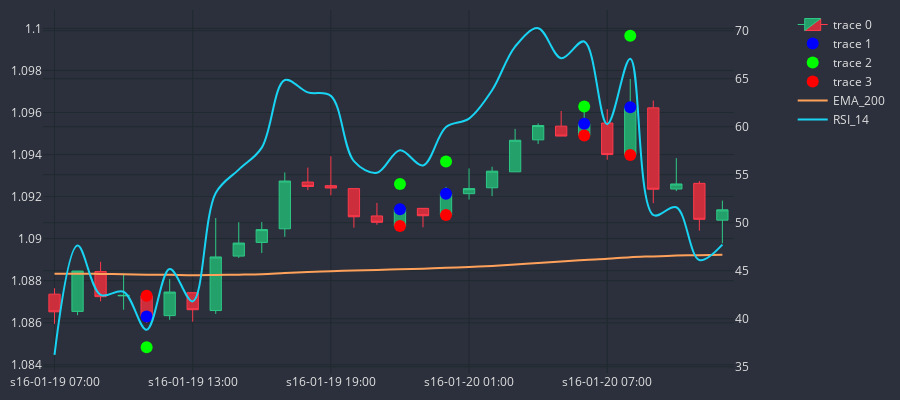

The code cell stored with this chart in its notebook:
### Code cell
df_plot = df_slim.iloc[0:30]
cp = CandlePlot(df_plot,candles=True)

trades = cp.df_plot[cp.df_plot.SIGNAL!=NONE]

markers = ['mid_c', 'TP', 'SL']
marker_colors = ['#0000FF', '#00FF00', '#FF0000']

for i in range(3):
    cp.fig.add_trace(
        go.Scatter(
            x = trades.sTime,
            y = trades[markers[i]],
            mode = 'markers',
            marker = dict(color = marker_colors[i],size=12)
        )
    )

cp.show_plot(line_traces=['EMA_200'],sec_traces=['RSI_14'])

### Figure 1 — Plotly figure (JSON) as saved in the notebook; plotly's stock layout.template omitted (floating-point values rounded to 4 significant figures)
{"data": [{"close": [1.087, 1.088, 1.087, 1.087, 1.086, 1.087, 1.087, 1.089, 1.09, 1.09, 1.093, 1.092, 1.092, 1.091, 1.091, 1.091, 1.091, 1.092, 1.092, 1.093, 1.095, 1.095, 1.095, 1.095, 1.094, 1.096, 1.092, 1.093, 1.091, 1.091], "decreasing": {"fillcolor": "#cc2e3c", "line": {"color": "#ff3a4c"}}, "high": [1.088, 1.088, 1.089, 1.088, 1.087, 1.088, 1.087, 1.091, 1.091, 1.091, 1.093, 1.093, 1.094, 1.092, 1.092, 1.091, 1.091, 1.092, 1.093, 1.093, 1.095, 1.095, 1.096, 1.096, 1.096, 1.098, 1.097, 1.094, 1.093, 1.092], "increasing": {"fillcolor": "#24a06b", "line": {"color": "#2ec886"}}, "line": {"width": 1}, "low": [1.086, 1.086, 1.087, 1.087, 1.086, 1.086, 1.086, 1.086, 1.089, 1.089, 1.09, 1.092, 1.092, 1.091, 1.091, 1.091, 1.091, 1.091, 1.092, 1.092, 1.093, 1.095, 1.095, 1.095, 1.094, 1.094, 1.092, 1.092, 1.09, 1.09], "opacity": 1, "open": [1.087, 1.087, 1.088, 1.087, 1.087, 1.086, 1.087, 1.087, 1.089, 1.09, 1.09, 1.093, 1.093, 1.092, 1.091, 1.091, 1.091, 1.091, 1.092, 1.092, 1.093, 1.095, 1.095, 1.095, 1.095, 1.094, 1.096, 1.092, 1.093, 1.091], "type": "candlestick", "x": ["s16-01-19 07:00", "s16-01-19 08:00", "s16-01-19 09:00", "s16-01-19 10:00", "s16-01-19 11:00", "s16-01-19 12:00", "s16-01-19 13:00", "s16-01-19 14:00", "s16-01-19 15:00", "s16-01-19 16:00", "s16-01-19 17:00", "s16-01-19 18:00", "s16-01-19 19:00", "s16-01-19 20:00", "s16-01-19 21:00", "s16-01-19 22:00", "s16-01-19 23:00", "s16-01-20 00:00", "s16-01-20 01:00", "s16-01-20 02:00", "s16-01-20 03:00", "s16-01-20 04:00", "s16-01-20 05:00", "s16-01-20 06:00", "s16-01-20 07:00", "s16-01-20 08:00", "s16-01-20 09:00", "s16-01-20 10:00", "s16-01-20 11:00", "s16-01-20 12:00"]}, {"marker": {"color": "#0000FF", "size": 12}, "mode": "markers", "type": "scatter", "x": ["s16-01-19 11:00", "s16-01-19 22:00", "s16-01-20 00:00", "s16-01-20 06:00", "s16-01-20 08:00"], "y": [1.086, 1.091, 1.092, 1.095, 1.096]}, {"marker": {"color": "#00FF00", "size": 12}, "mode": "markers", "type": "scatter", "x": ["s16-01-19 11:00", "s16-01-19 22:00", "s16-01-20 00:00", "s16-01-20 06:00", "s16-01-20 08:00"], "y": [1.085, 1.093, 1.094, 1.096, 1.1]}, {"marker": {"color": "#FF0000", "size": 12}, "mode": "markers", "type": "scatter", "x": ["s16-01-19 11:00", "s16-01-19 22:00", "s16-01-20 00:00", "s16-01-20 06:00", "s16-01-20 08:00"], "y": [1.087, 1.091, 1.091, 1.095, 1.094]}, {"line": {"shape": "spline", "width": 2}, "name": "EMA_200", "type": "scatter", "x": ["s16-01-19 07:00", "s16-01-19 08:00", "s16-01-19 09:00", "s16-01-19 10:00", "s16-01-19 11:00", "s16-01-19 12:00", "s16-01-19 13:00", "s16-01-19 14:00", "s16-01-19 15:00", "s16-01-19 16:00", "s16-01-19 17:00", "s16-01-19 18:00", "s16-01-19 19:00", "s16-01-19 20:00", "s16-01-19 21:00", "s16-01-19 22:00", "s16-01-19 23:00", "s16-01-20 00:00", "s16-01-20 01:00", "s16-01-20 02:00", "s16-01-20 03:00", "s16-01-20 04:00", "s16-01-20 05:00", "s16-01-20 06:00", "s16-01-20 07:00", "s16-01-20 08:00", "s16-01-20 09:00", "s16-01-20 10:00", "s16-01-20 11:00", "s16-01-20 12:00"], "xaxis": "x", "y": [1.088, 1.088, 1.088, 1.088, 1.088, 1.088, 1.088, 1.088, 1.088, 1.088, 1.088, 1.088, 1.088, 1.088, 1.089, 1.089, 1.089, 1.089, 1.089, 1.089, 1.089, 1.089, 1.089, 1.089, 1.089, 1.089, 1.089, 1.089, 1.089, 1.089], "yaxis": "y"}, {"line": {"shape": "spline", "width": 2}, "name": "RSI_14", "type": "scatter", "x": ["s16-01-19 07:00", "s16-01-19 08:00", "s16-01-19 09:00", "s16-01-19 10:00", "s16-01-19 11:00", "s16-01-19 12:00", "s16-01-19 13:00", "s16-01-19 14:00", "s16-01-19 15:00", "s16-01-19 16:00", "s16-01-19 17:00", "s16-01-19 18:00", "s16-01-19 19:00", "s16-01-19 20:00", "s16-01-19 21:00", "s16-01-19 22:00", "s16-01-19 23:00", "s16-01-20 00:00", "s16-01-20 01:00", "s16-01-20 02:00", "s16-01-20 03:00", "s16-01-20 04:00", "s16-01-20 05:00", "s16-01-20 06:00", "s16-01-20 07:00", "s16-01-20 08:00", "s16-01-20 09:00", "s16-01-20 10:00", "s16-01-20 11:00", "s16-01-20 12:00"], "xaxis": "x", "y": [36.24, 47.62, 42.48, 42.81, 38.85, 45.18, 41.81, 53.09, 55.53, 57.82, 64.86, 63.57, 63.21, 56.41, 55.2, 57.55, 55.97, 59.97, 60.85, 63.8, 68.35, 70.26, 67.14, 68.87, 60.26, 67.09, 50.8, 51.61, 46.11, 47.72], "yaxis": "y2"}], "layout": {"font": {"color": "#e1e1e1"}, "height": 400, "margin": {"b": 10, "l": 10, "r": 10, "t": 10}, "paper_bgcolor": "#2c303c", "plot_bgcolor": "#2c303c", "width": 900, "xaxis": {"anchor": "y", "autorange": true, "domain": [0, 0.94], "gridcolor": "#1f292f", "nticks": 5, "range": [-0.5, 29.5], "rangeslider": {"visible": false, "yaxis": {}, "yaxis2": {}}, "type": "category"}, "yaxis": {"anchor": "x", "autorange": true, "domain": [0, 1], "gridcolor": "#1f292f", "range": [1.084, 1.101], "type": "linear"}, "yaxis2": {"anchor": "x", "autorange": true, "gridcolor": "#1f292f", "overlaying": "y", "range": [34.35, 72.15], "side": "right", "type": "linear"}}}
